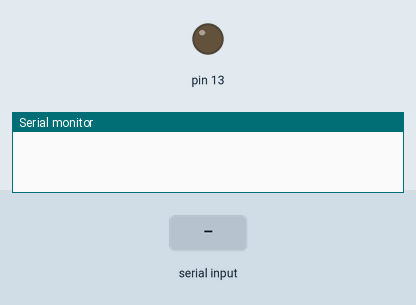
Recording of a sketch running on a simulated Arduino Uno, built with avr-gcc and run on an emulated ATmega328P. Parts: output pins drawn as LEDs (lit = HIGH), the last lines printed to the serial monitor. Inputs (shaded band) come from the test bench.

Above: at 1.2 s.
1.3 s: "on" received over Serial
At 3.5 s:
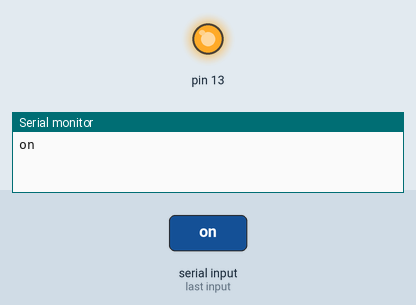
3.8 s: "off" received over Serial
At 5.4 s:
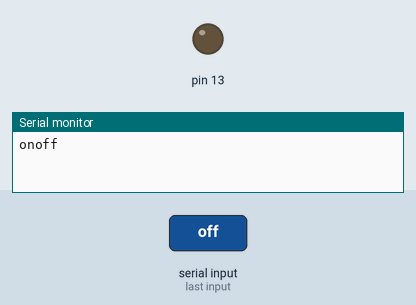
Timing chart, 0 to 6.9 s (numbered marks = the images above; inputs shaded):
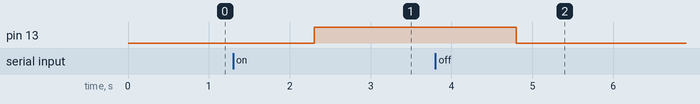

The sketch:

transar.ino
```cpp
#include <stdio.h>
#include <stddef.h>

void setup() {
  pinMode(13,OUTPUT);
  Serial.begin(9600);
}
void loop() {
  //if(Serial.available() > 0) {
    String data = Serial.readString();
    if(data == "on") {
      //Serial.print("blyet");
      digitalWrite(13,HIGH);
    }
    if(data == "off") {
      //Serial.print("doom");
      digitalWrite(13,LOW);
    }
    Serial.print(data);
    //delay(1000);
  //}
}
```

Measured:
- after the input at 1.3 s, pin 13: LOW → HIGH after 1.0 s
- after the input at 3.8 s, pin 13: HIGH → LOW after 1.0 s
